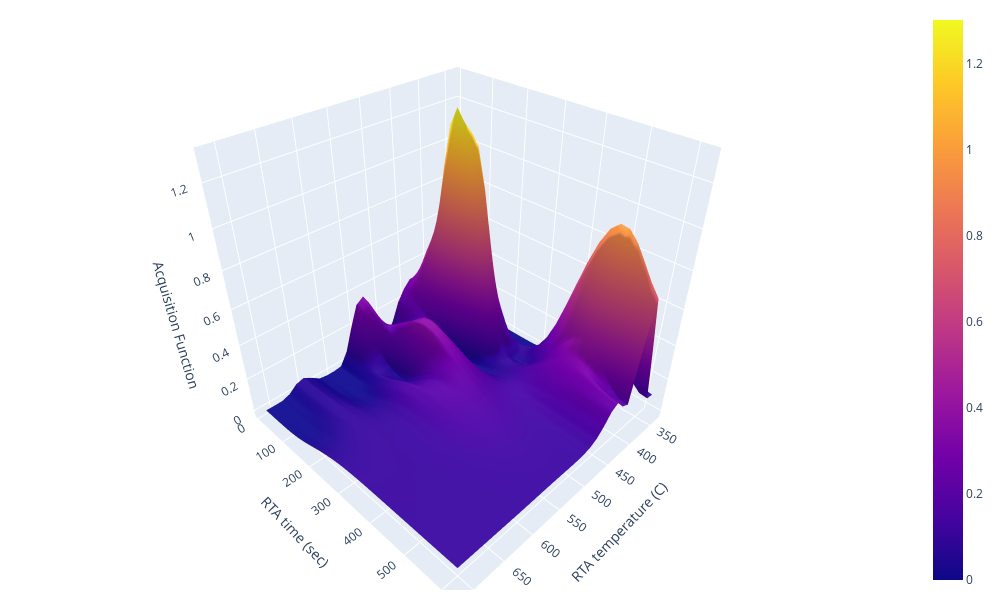

Write notebook code for a chart like this one.
### Code cell
# look at acq_func manifold
fig = go.Figure(data=[go.Surface(z=EI_acq_shape, x=test_grid[:,0], y=test_grid[:,1])])
fig.add_trace(go.Scatter3d(x=test_grid[pi[1], 0].numpy(), y=test_grid[pi[0], 1].numpy(), z=[PI_acq_shape[pi[0], pi[1]]], mode='markers', name='max(pi)'))
fig.update_layout( width=1000, height=600,
                  margin=dict(r=20, l=10, b=10, t=10),
                  legend=dict(orientation="h", yanchor="bottom", y=1.02, xanchor="right",x=1),
                  scene=dict(
                    xaxis_title="RTA temperature (C)",
                    yaxis_title="RTA time (sec)",
                    zaxis_title='Acquisition Function')
                  )
fig.show()

### Figure 1 — Plotly figure (JSON) as saved in the notebook; plotly's stock layout.template omitted (floating-point values rounded to 4 significant figures; data arrays with more than 128 entries replaced by an {"elided": "..."} marker saying what was removed)
{"data": [{"type": "surface", "x": [337.5, 350.4, 363.4, 376.3, 389.2, 402.2, 415.1, 428.0, 440.9, 453.9, 466.8, 479.7, 492.7, 505.6, 518.5, 531.5, 544.4, 557.3, 570.3, 583.2, 596.1, 609.1, 622.0, 634.9, 647.8, 660.8, 673.7, 686.6, 699.6, 712.5], "y": [9.643, 30.7, 51.76, 72.82, 93.88, 114.9, 136.0, 157.1, 178.1, 199.2, 220.2, 241.3, 262.4, 283.4, 304.5, 325.5, 346.6, 367.6, 388.7, 409.8, 430.8, 451.9, 472.9, 494.0, 515.1, 536.1, 557.2, 578.2, 599.3, 620.4], "z": {"elided": "30x30 float values"}}, {"mode": "markers", "name": "max(pi)", "type": "scatter3d", "x": [402.2], "y": [157.1], "z": [0.4988]}], "layout": {"height": 600, "legend": {"orientation": "h", "x": 1, "xanchor": "right", "y": 1.02, "yanchor": "bottom"}, "margin": {"b": 10, "l": 10, "r": 20, "t": 10}, "scene": {"xaxis": {"title": {"text": "RTA temperature (C)"}}, "yaxis": {"title": {"text": "RTA time (sec)"}}, "zaxis": {"title": {"text": "Acquisition Function"}}}, "width": 1000}}
